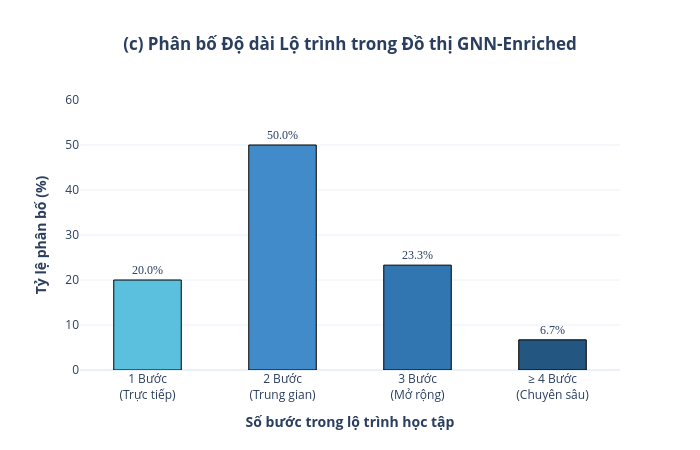

This figure's notebook cell:
### Code cell
# %% Cell 3: Biểu đồ (c) - Phân bố Độ dài Lộ trình (Plotly)
import plotly.graph_objects as go

step_labels = [
    "1 Bước<br>(Trực tiếp)",
    "2 Bước<br>(Trung gian)",
    "3 Bước<br>(Mở rộng)",
    "≥ 4 Bước<br>(Chuyên sâu)"
]
step_pcts = [20.0, 50.0, 23.3, 6.7]
colors_steps = ["#5bc0de", "#428bca", "#3276b1", "#245682"]

fig3 = go.Figure(
    data=[
        go.Bar(
            x=step_labels,
            y=step_pcts,
            marker_color=colors_steps,
            marker_line=dict(color="black", width=1),
            text=[f"{v:.1f}%" for v in step_pcts],
            textposition="outside",
            textfont=dict(size=12, family="Arial Black"),
            width=0.5,
            hovertemplate="<b>%{x}</b><br>Tỷ lệ phân bố: %{y:.1f}%<extra></extra>"
        )
    ]
)

fig3.update_layout(
    title=dict(text="<b>(c) Phân bố Độ dài Lộ trình trong Đồ thị GNN-Enriched</b>", x=0.5),
    xaxis=dict(title="<b>Số bước trong lộ trình học tập</b>"),
    yaxis=dict(title="<b>Tỷ lệ phân bố (%)</b>", range=[0, 60]),
    template="plotly_white",
    width=700, height=450
)

fig3.show()

### Figure 1 — Plotly figure (JSON) as saved in the notebook; plotly's stock layout.template omitted (floating-point values rounded to 4 significant figures)
{"data": [{"hovertemplate": "<b>%{x}</b><br>Tỷ lệ phân bố: %{y:.1f}%<extra></extra>", "marker": {"color": ["#5bc0de", "#428bca", "#3276b1", "#245682"], "line": {"color": "black", "width": 1}}, "text": ["20.0%", "50.0%", "23.3%", "6.7%"], "textfont": {"family": "Arial Black", "size": 12}, "textposition": "outside", "type": "bar", "width": 0.5, "x": ["1 Bước<br>(Trực tiếp)", "2 Bước<br>(Trung gian)", "3 Bước<br>(Mở rộng)", "≥ 4 Bước<br>(Chuyên sâu)"], "y": [20, 50, 23.3, 6.7]}], "layout": {"height": 450, "title": {"text": "<b>(c) Phân bố Độ dài Lộ trình trong Đồ thị GNN-Enriched</b>", "x": 0.5}, "width": 700, "xaxis": {"title": {"text": "<b>Số bước trong lộ trình học tập</b>"}}, "yaxis": {"range": [0, 60], "title": {"text": "<b>Tỷ lệ phân bố (%)</b>"}}}}
